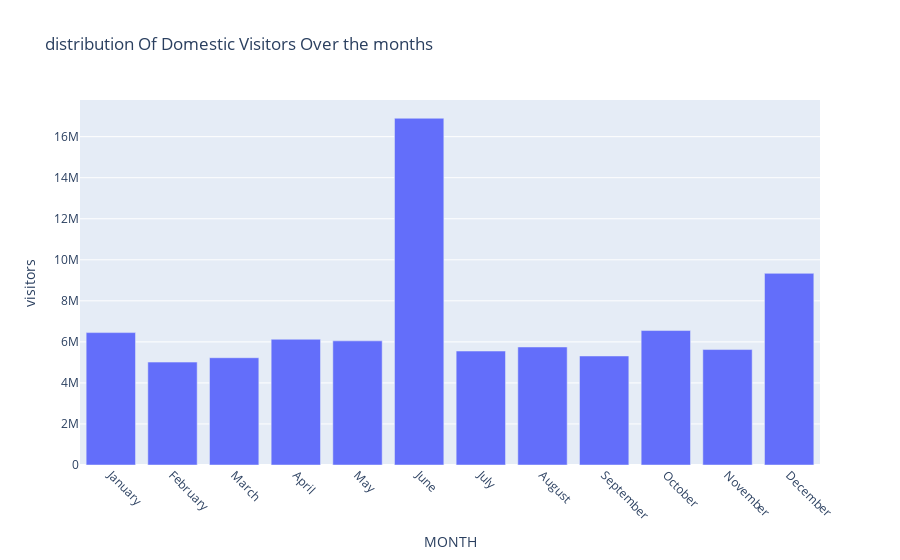

Source (notebook cell):
### Code cell
order_of_months = ['January', 'February', 'March', 'April', 'May', 'June', 'July', 'August', 'September', 'October', 'November', 'December']
fig = px.bar(dv_hyderabad1, x='month', y='visitors',
             labels={'month': 'MONTH'},
             title='distribution Of Domestic Visitors Over the months',
             color_continuous_scale='greens',
            category_orders={'month': order_of_months})
fig.update_layout(xaxis=dict(tickangle=45))
fig.show()

### Figure 1 — Plotly figure (JSON) as saved in the notebook; plotly's stock layout.template omitted (floating-point values rounded to 4 significant figures)
{"data": [{"alignmentgroup": "True", "hovertemplate": "MONTH=%{x}<br>visitors=%{y}<extra></extra>", "legendgroup": "", "marker": {"color": "#636efa", "pattern": {"shape": ""}}, "name": "", "offsetgroup": "", "orientation": "v", "showlegend": false, "textposition": "auto", "type": "bar", "x": ["April", "August", "December", "February", "January", "July", "June", "March", "May", "November", "October", "September"], "xaxis": "x", "y": [6126839, 5750967, 9338637, 5014430, 6452101, 5552527, 16897783, 5227626, 6049214, 5626156, 6552397, 5312283], "yaxis": "y"}], "layout": {"barmode": "relative", "legend": {"tracegroupgap": 0}, "title": {"text": "distribution Of Domestic Visitors Over the months"}, "xaxis": {"anchor": "y", "categoryarray": ["January", "February", "March", "April", "May", "June", "July", "August", "September", "October", "November", "December"], "categoryorder": "array", "domain": [0, 1], "tickangle": 45, "title": {"text": "MONTH"}}, "yaxis": {"anchor": "x", "domain": [0, 1], "title": {"text": "visitors"}}}}
